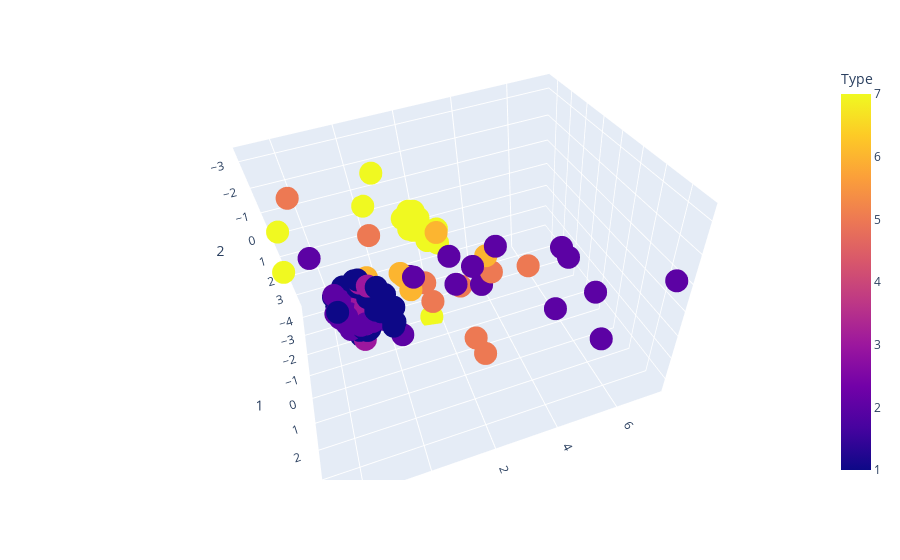

The notebook cell saved with this chart:
### Code cell
px.scatter_3d(data_frame=k,
    x=0,
    y=1,
    z=2,color='Type')

### Figure 1 — Plotly figure (JSON) as saved in the notebook; plotly's stock layout.template omitted (floating-point values rounded to 4 significant figures; data arrays with more than 128 entries replaced by an {"elided": "..."} marker saying what was removed)
{"data": [{"hovertemplate": "0=%{x}<br>1=%{y}<br>2=%{z}<br>Type=%{marker.color}<extra></extra>", "legendgroup": "", "marker": {"color": {"elided": "171 int values"}, "coloraxis": "coloraxis", "symbol": "circle"}, "mode": "markers", "name": "", "scene": "scene", "showlegend": false, "type": "scatter3d", "x": {"elided": "171 float values"}, "y": {"elided": "171 float values"}, "z": {"elided": "171 float values"}}], "layout": {"autosize": true, "coloraxis": {"colorbar": {"title": {"text": "Type"}}, "colorscale": [[0, "#0d0887"], [0.1111, "#46039f"], [0.2222, "#7201a8"], [0.3333, "#9c179e"], [0.4444, "#bd3786"], [0.5556, "#d8576b"], [0.6667, "#ed7953"], [0.7778, "#fb9f3a"], [0.8889, "#fdca26"], [1, "#f0f921"]]}, "legend": {"tracegroupgap": 0}, "margin": {"t": 60}, "scene": {"aspectmode": "auto", "aspectratio": {"x": 1.235, "y": 0.9803, "z": 0.8263}, "camera": {"center": {"x": 0, "y": 0, "z": 0}, "eye": {"x": -0.2713, "y": 1.338, "z": -1.219}, "projection": {"type": "perspective"}, "up": {"x": 0.2721, "y": -0.6174, "z": -0.738}}, "domain": {"x": [0, 1], "y": [0, 1]}, "xaxis": {"title": {"text": "0"}, "type": "linear"}, "yaxis": {"title": {"text": "1"}, "type": "linear"}, "zaxis": {"title": {"text": "2"}, "type": "linear"}}}}
